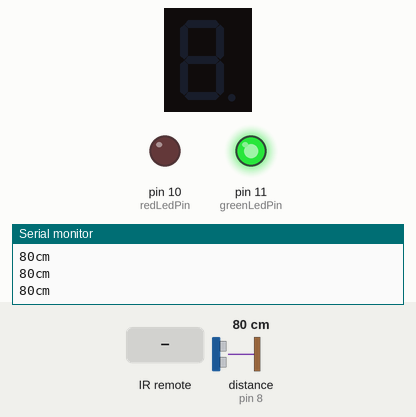
Bench run of a sketch on a simulated Arduino Uno, built with avr-gcc and run on an emulated ATmega328P. On the bench: 1-digit seven-segment display, output pins drawn as LEDs (lit = HIGH), the last lines printed to the serial monitor. Wiring (inferred from the names in the program): ultrasonic range finder: trigger pin 7; echo pin 8; 1-digit 7-segment display, segments lit when HIGH: segments pin 2, pin 3, pin 4, pin 5, pin 6, A0, pin 12, pin 9. The test bench sets the inputs (shaded band); at power-on: distance to the obstacle (sensor on pin 8) 80 cm. The echo pulse lasts 58.3 µs per cm; the segment pins are drawn as the display they are named for; pins used as bus, display or sensor lines are not drawn.

Above: at 1.2 s.
1.3 s: distance to the obstacle (sensor on pin 8) set to 27 cm
2.8 s: distance to the obstacle (sensor on pin 8) set to 23 cm
At 4.0 s:
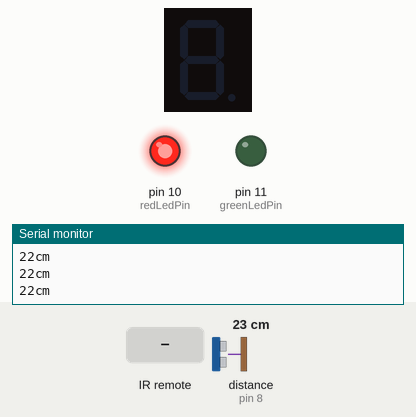
4.3 s: infrared code 0x16 received
At 4.8 s:
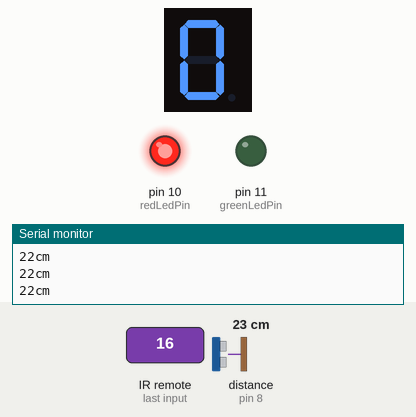
5.9 s: infrared code 0xC received
At 6.6 s:
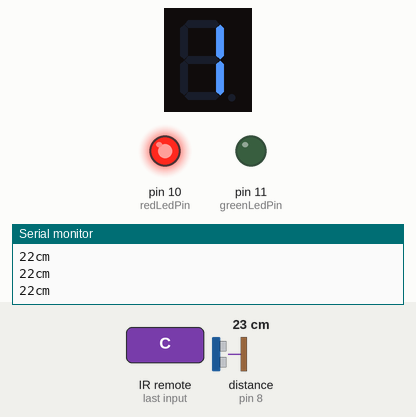
7.5 s: infrared code 0x18 received
At 8.2 s:
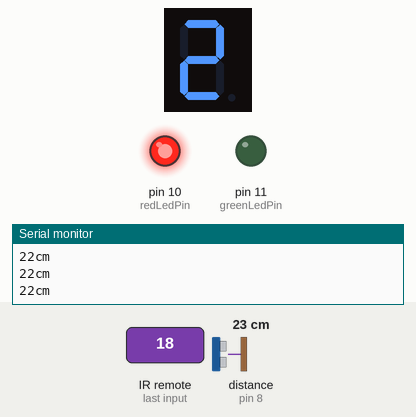
9.0 s: infrared code 0x5E received
At 10.1 s:
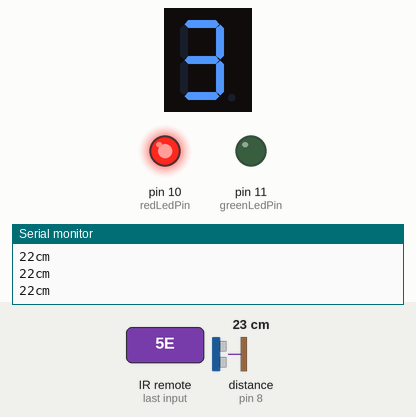
Timing chart, 0 to 11.6 s (numbered marks = the images above; inputs shaded):
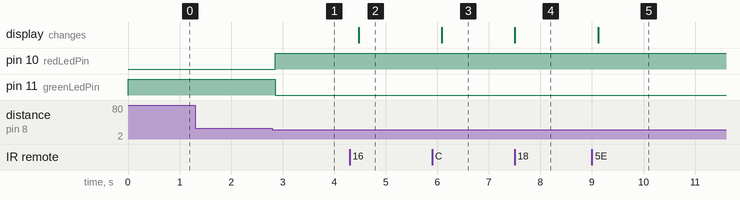

Measured:
- the behaviour switches between 26 and 25 cm on distance to the obstacle (sensor on pin 8) (found by bisection; images 0 and 1)
- after the input at 2.8 s, pin 10 (redLedPin): LOW → HIGH after 0.06 s; pin 11 (greenLedPin): HIGH → LOW after 0.06 s
- after the input at 4.3 s, the display: changes after 0.17 s (image 2)
- after the input at 5.9 s, the display: changes after 0.19 s (image 3)
- after the input at 7.5 s, the display: changes at once (image 4)
- after the input at 9.0 s, the display: changes after 0.12 s (image 5)

The sketch:

Individual_Project.ino
```cpp
#include <IRremote.h>


// trigger and echo pins for ultrasonic sensor
const int trigPin = 7;
const int echoPin = 8;

// pins for yellow, red and green pins
const int yellowLedPin = 9;
const int redLedPin = 10;
const int greenLedPin = 11;

// pins for the seven segments led
const int A_Pin = 2;
const int B_Pin = 3;
const int C_Pin = 4;
const int D_Pin = 5;
const int E_Pin = 6;
const int G_Pin = 12;
#define F_Pin A0

// pin for receiving side of the infrared sensor
const int receiverPin = 13;


void setup() {
  // initialize serial communication:
  Serial.begin(9600);
  pinMode(trigPin, OUTPUT);
  pinMode(echoPin, INPUT);
  pinMode(yellowLedPin, OUTPUT);
  pinMode(redLedPin, OUTPUT);
  pinMode(greenLedPin, OUTPUT);

  pinMode(A_Pin, OUTPUT);
  pinMode(B_Pin, OUTPUT);
  pinMode(C_Pin, OUTPUT);
  pinMode(D_Pin, OUTPUT);
  pinMode(E_Pin, OUTPUT);
  pinMode(F_Pin, OUTPUT);
  pinMode(G_Pin, OUTPUT);

  IrReceiver.begin(receiverPin);
}

void loop() {
  // establish variables for duration of the ping, and the distance result
  // in centimeters:
  long duration, cm;


  // calculate the time from the ultrasonic sensor
  digitalWrite(trigPin, LOW);
  delayMicroseconds(2);
  digitalWrite(trigPin, HIGH);
  delayMicroseconds(10);
  digitalWrite(trigPin, LOW);
  duration = pulseIn(echoPin, HIGH);

  // convert the time into a distance
  cm = microsecondsToCentimeters(duration);
  Serial.print(cm);
  Serial.print("cm");
  Serial.println();

  // receive the date from the infrared sensor
  if (IrReceiver.decode()) {
    IrReceiver.resume();
    int cmd = IrReceiver.decodedIRData.command;
    // switch for displaying the numbers received by the infrared sensor in the seven segments display
    switch(cmd)
    {
      case 22:
        digitalWrite(A_Pin, HIGH);
        digitalWrite(B_Pin, HIGH);
        digitalWrite(C_Pin, HIGH);
        digitalWrite(D_Pin, HIGH);
        digitalWrite(E_Pin, HIGH);
        digitalWrite(F_Pin, HIGH);
        digitalWrite(G_Pin, LOW);
        break;
      case 12:
        digitalWrite(A_Pin, LOW);
        digitalWrite(B_Pin, HIGH);
        digitalWrite(C_Pin, HIGH);
        digitalWrite(D_Pin, LOW);
        digitalWrite(E_Pin, LOW);
        digitalWrite(F_Pin, LOW);
        digitalWrite(G_Pin, LOW);
        break;
      case 24:
        digitalWrite(A_Pin, HIGH);
        digitalWrite(B_Pin, HIGH);
        digitalWrite(C_Pin, LOW);
        digitalWrite(D_Pin, HIGH);
        digitalWrite(E_Pin, HIGH);
        digitalWrite(F_Pin, LOW);
        digitalWrite(G_Pin, HIGH);
        break;
      case 94:
        digitalWrite(A_Pin, HIGH);
        digitalWrite(B_Pin, HIGH);
        digitalWrite(C_Pin, HIGH);
        digitalWrite(D_Pin, HIGH);
        digitalWrite(E_Pin, LOW);
        digitalWrite(F_Pin, LOW);
        digitalWrite(G_Pin, HIGH);
        break;
      case 8:
        digitalWrite(A_Pin, LOW);
        digitalWrite(B_Pin, HIGH);
        digitalWrite(C_Pin, HIGH);
        digitalWrite(D_Pin, LOW);
        digitalWrite(E_Pin, LOW);
        digitalWrite(F_Pin, HIGH);
        digitalWrite(G_Pin, HIGH);
        break;
      case 28:
        digitalWrite(A_Pin, HIGH);
        digitalWrite(B_Pin, LOW);
        digitalWrite(C_Pin, HIGH);
        digitalWrite(D_Pin, HIGH);
        digitalWrite(E_Pin, LOW);
        digitalWrite(F_Pin, HIGH);
        digitalWrite(G_Pin, HIGH);
        break;
      case 90:
        digitalWrite(A_Pin, HIGH);
        digitalWrite(B_Pin, LOW);
        digitalWrite(C_Pin, HIGH);
        digitalWrite(D_Pin, HIGH);
        digitalWrite(E_Pin, HIGH);
        digitalWrite(F_Pin, HIGH);
        digitalWrite(G_Pin, HIGH);
        break;
      case 66:
        digitalWrite(A_Pin, HIGH);
        digitalWrite(B_Pin, HIGH);
        digitalWrite(C_Pin, HIGH);
        digitalWrite(D_Pin, LOW);
        digitalWrite(E_Pin, LOW);
        digitalWrite(F_Pin, LOW);
        digitalWrite(G_Pin, LOW);
        break;
      case 82:
        digitalWrite(A_Pin, HIGH);
        digitalWrite(B_Pin, HIGH);
        digitalWrite(C_Pin, HIGH);
        digitalWrite(D_Pin, HIGH);
        digitalWrite(E_Pin, HIGH);
        digitalWrite(F_Pin, HIGH);
        digitalWrite(G_Pin, HIGH);
        break;
      case 74:
        digitalWrite(A_Pin, HIGH);
        digitalWrite(B_Pin, HIGH);
        digitalWrite(C_Pin, HIGH);
        digitalWrite(D_Pin, HIGH);
        digitalWrite(E_Pin, LOW);
        digitalWrite(F_Pin, HIGH);
        digitalWrite(G_Pin, HIGH);
        break;
      default:
        digitalWrite(A_Pin, LOW);
        digitalWrite(B_Pin, LOW);
        digitalWrite(C_Pin, LOW);
        digitalWrite(D_Pin, LOW);
        digitalWrite(E_Pin, LOW);
        digitalWrite(F_Pin, LOW);
        digitalWrite(G_Pin, HIGH);
        break;
    }
  }

  // light the bulbs depending on the distance
  if(cm < 10)
  {
    digitalWrite(yellowLedPin, HIGH);
    digitalWrite(redLedPin, LOW);
    digitalWrite(greenLedPin, LOW);
  }
  else if(cm >= 10 and cm < 25)
  {
    digitalWrite(redLedPin, HIGH);
    digitalWrite(yellowLedPin, LOW);
    digitalWrite(greenLedPin, LOW);
  }
  else
  {
    digitalWrite(greenLedPin, HIGH);
    digitalWrite(redLedPin, LOW);
    digitalWrite(yellowLedPin, LOW);
  }

  delay(200);
}

// Source: the sketch for the example "PING"
long microsecondsToCentimeters(long microseconds) {
  // The speed of sound is 340 m/s or 29 microseconds per centimeter.
  // The ping travels out and back, so to find the distance of the object we
  // take half of the distance travelled.
  return microseconds / 29 / 2;
}
```
